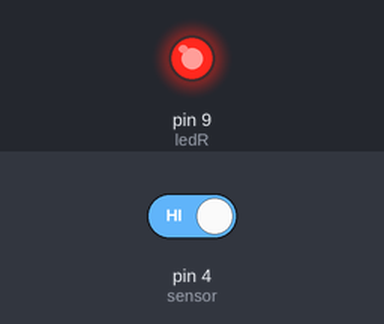
Simulated run of this sketch. Board: Arduino Uno, built with avr-gcc and run on an emulated ATmega328P. On the bench: output pins drawn as LEDs (lit = HIGH). The inputs (shaded band) are chosen by the test bench; at power-on: pin 4 (sensor) HIGH. What the sketch prints to the serial monitor is not drawn.

Above: at 1.2 s.
1.3 s: pin 4 (sensor) driven LOW
At 1.7 s:
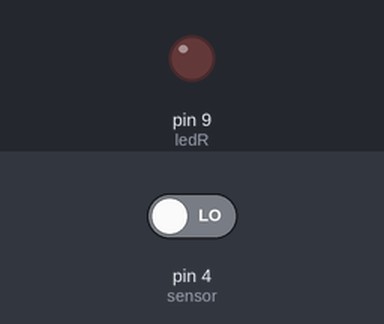
2.8 s: pin 4 (sensor) driven HIGH
At 4.1 s:
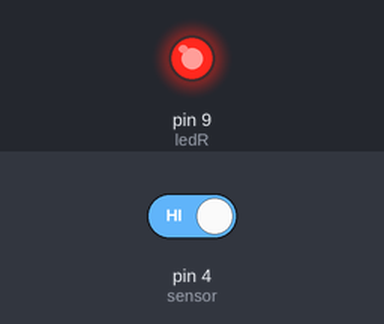
Timing chart, 0 to 5.8 s (numbered marks = the images above; inputs shaded):
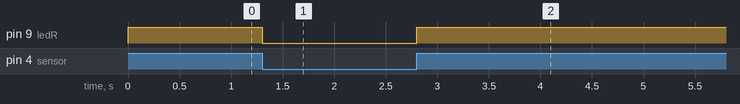

Measured:
- after the input at 1.3 s, pin 9 (ledR): HIGH → LOW at once
- after the input at 2.8 s, pin 9 (ledR): LOW → HIGH at once

The sketch:

HallSensorTest.ino
```cpp
int ledR = 9;//LED pin
int sensor = 4; //sensor pin
int val; //numeric variable

void setup()
{
	Serial.begin(115200);
	Serial.println("Example:HallSensorTest");
	pinMode(ledR, OUTPUT); //set LED pin as output
	pinMode(sensor, INPUT); //set sensor pin as input
}

void loop()
{
	val = digitalRead(sensor); //Read the sensor
	if(val == LOW) //when magnetic field is detected, turn led on
	{
		digitalWrite(ledR, LOW);
	}
	else
	{
		digitalWrite(ledR, HIGH);
	}
}
```
